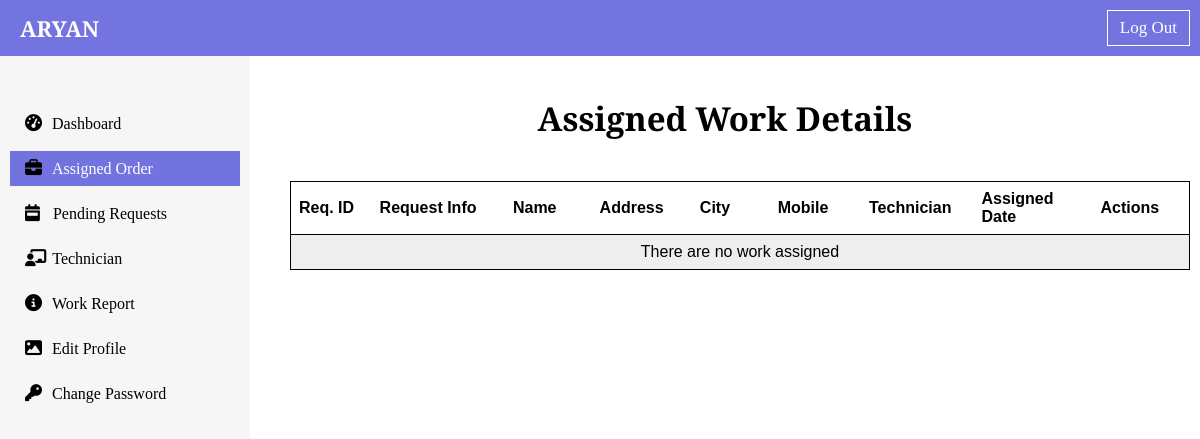
The app's page /dashboard/assigned_order/ (signed in), older data.
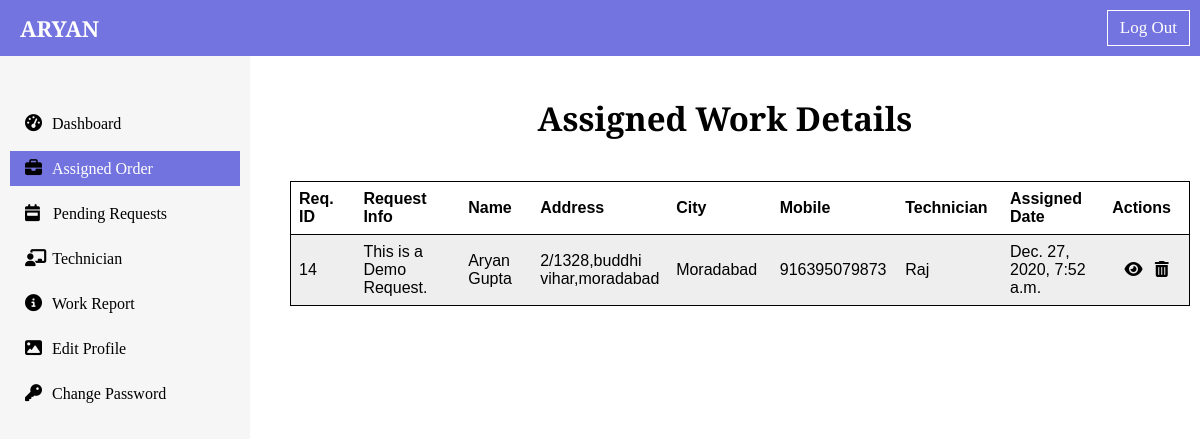
The same page, newer data.
### dashboard/models.py (models this page shows, shortened)
class AssignTechnician(models.Model):
    serial_no = models.AutoField(primary_key=True)
    request_id = models.IntegerField(null=True)
    request_info = models.CharField(max_length=100)
    description = models.TextField()
    name = models.CharField(max_length=25)
    address_line_1 = models.CharField(max_length=200)
    address_line_2 = models.CharField(max_length=200)
    city = models.CharField(max_length=25)
    state = models.CharField(max_length=25)
    zip_code = models.IntegerField(null=True)
    email = models.EmailField()
    mobile = models.IntegerField()
    technician = models.CharField(max_length=50)
    date = models.DateTimeField(auto_now_add=True)

### dashboard/views.py (the view)
# urls.py: path("assigned_order/", views.assigned_order, name="assigned_order"),
def assigned_order(request):
    if request.user.is_superuser:
        assigned_order_object = AssignTechnician.objects.all()
        context = {"assigned_orders":assigned_order_object}
        return render(request, "dashboard/admin/assigned_order.html", context)
    else:
        return HttpResponse("<h1 style='text-align: center; margin-top: 30px;'> You are not Authorized for this page </h1>")

### templates/dashboard/admin/assigned_order.html (shortened to what this page needs)
{% extends 'admin_base.html' %}
{% block assignedactive %} active {% endblock assignedactive %}
{% block body %}
<div class="table-div" id="assigned-list-table">
        <h2 class="md-heading text-center">Assigned Work Details</h2>
        <table>
            <tr>
                <th>Req. ID</th>
                <th class="big-cell">Request Info</th>
                <th>Name</th>
                <th>Address</th>
                <th>City</th>
                <th>Mobile</th>
                <th>Technician</th>
                <th class="big-date-cell">Assigned Date</th>
                <th>Actions</th>
            </tr>
            {% if assigned_orders %}
            {% for order in assigned_orders %}
            <tr>
                <td>{{order.request_id}}</td>
                <td>{{order.request_info|truncatechars:25}}</td>
                <td>{{order.name}}</td>
                <td>{{order.address_line_1}}</td>
                <td>{{order.city}}</td>
                <td>{{order.mobile}}</td>
                <td>{{order.technician}}</td>
                <td>{{order.date}}</td>
                <td><div class="action-btn flex-row-space-evenly">
                    <a href="{% url 'view_assigned_order' order.request_id %}" class="view-eye-btn"><i class="fas fa-eye"></i></a>
                    <a href="{% url 'delete_assigned_order' order.request_id %}" class="delete-assigned-btn"><i class="fas fa-trash-alt"></i></a>
                </div></td>
            </tr>
            {% endfor %}
            {% else %}
            <tr>
                <td colspan=9><div class="text-center">There are no work assigned </div></td>
            </tr>
            {% endif %}
        </table>
    </div>
{% endblock body %}

Row changes from the older to the newer data that the page shows:
added AssignTechnician: request_id "14", request_info "This is a Demo Request.", name "Aryan Gupta", address_line_1 "2/1328,buddhi vihar,moradabad", city "Moradabad", mobile "916395079873", technician "Raj", date "Dec. 27, 2020, 7:52 a.m."
Text that changed along with them:
text no longer shown: "There are no work assigned"
